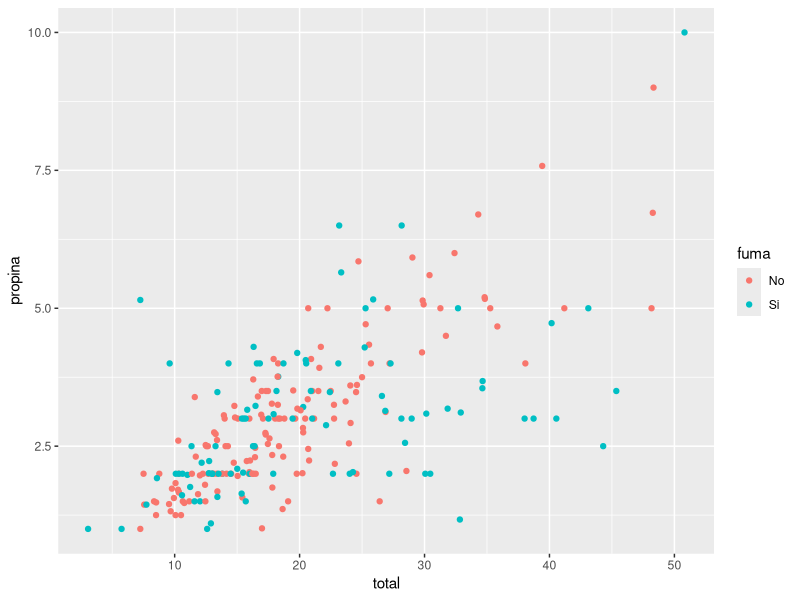
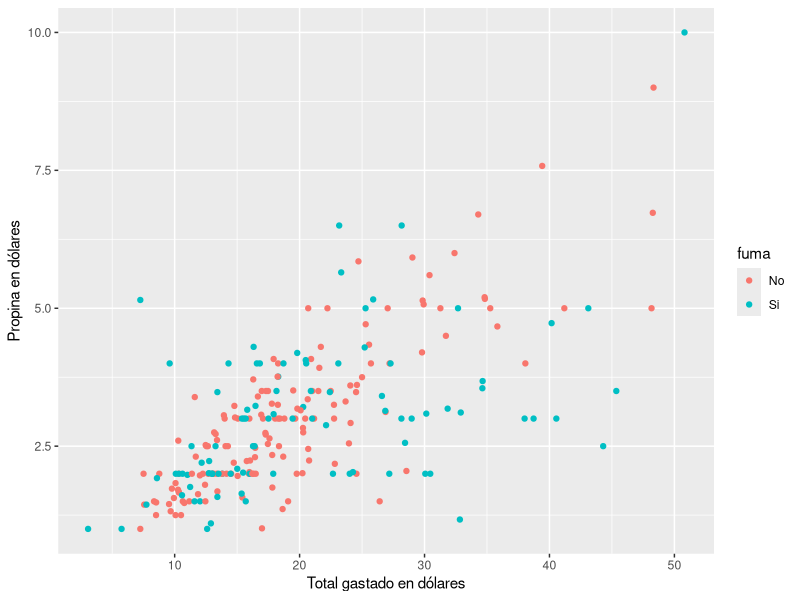
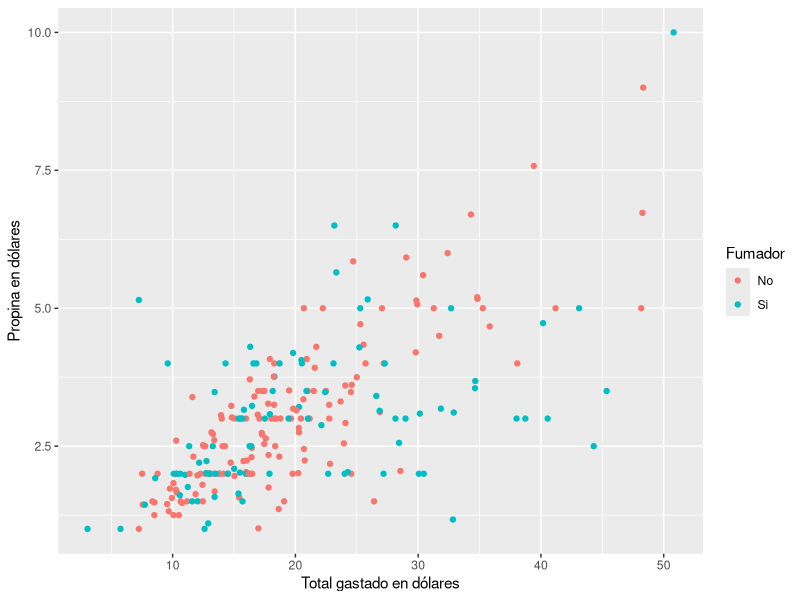
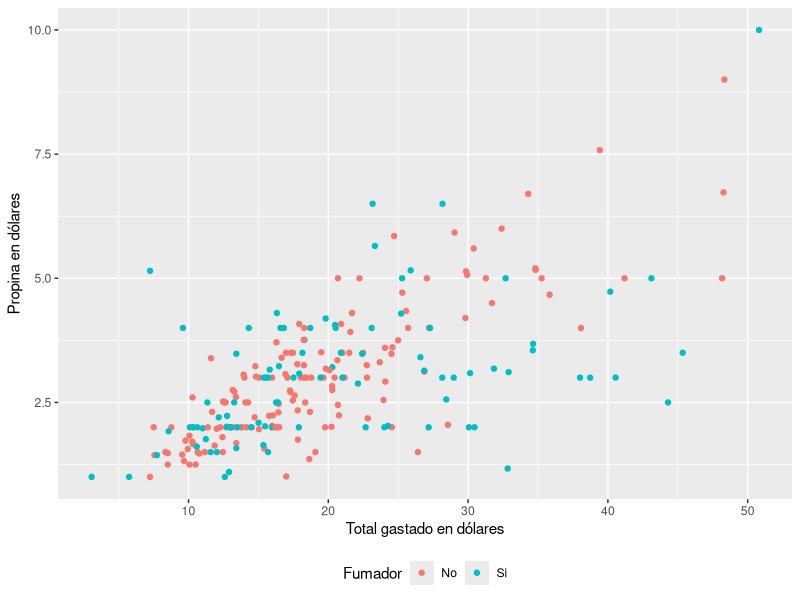
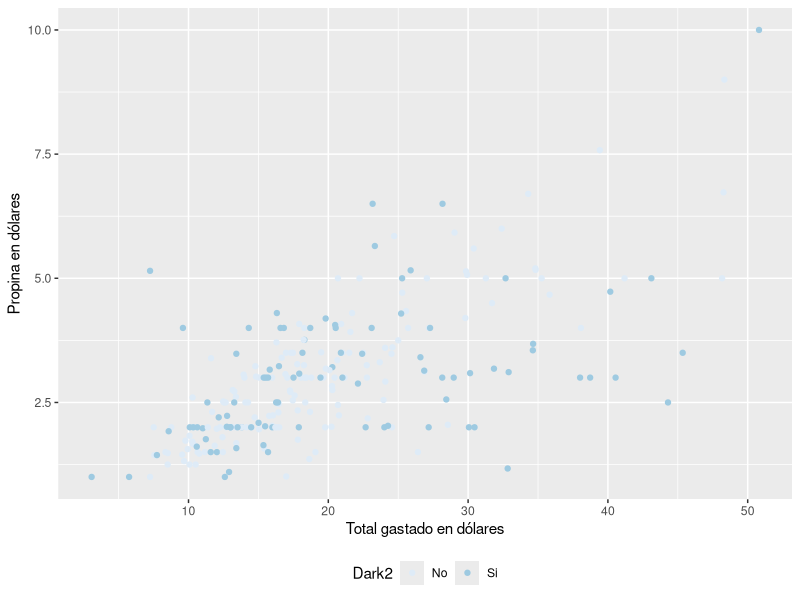
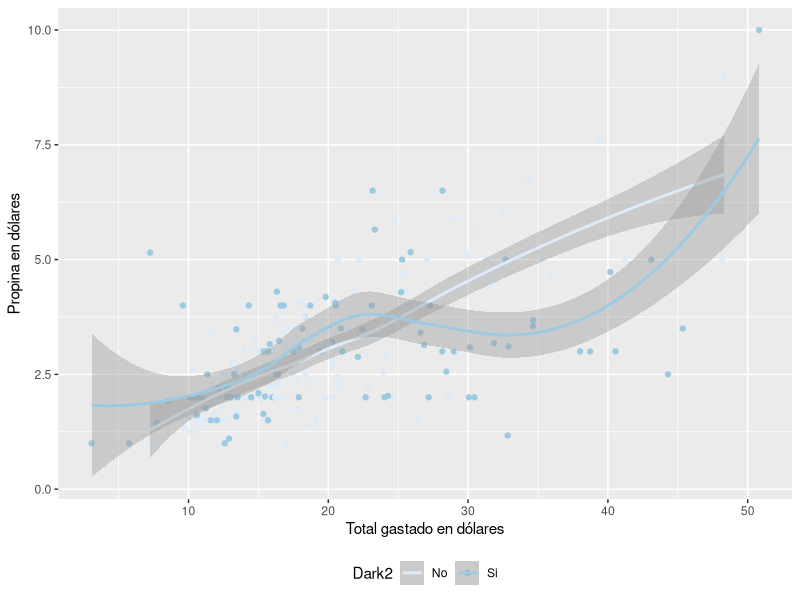
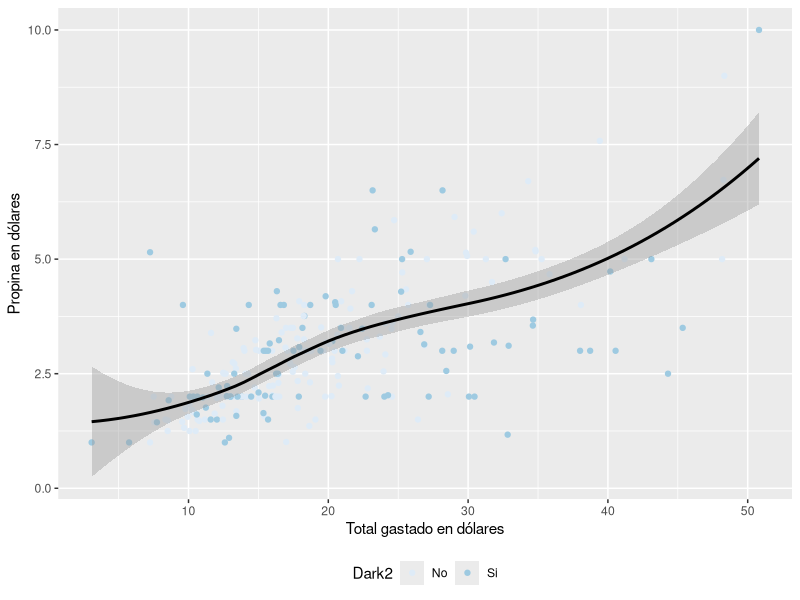
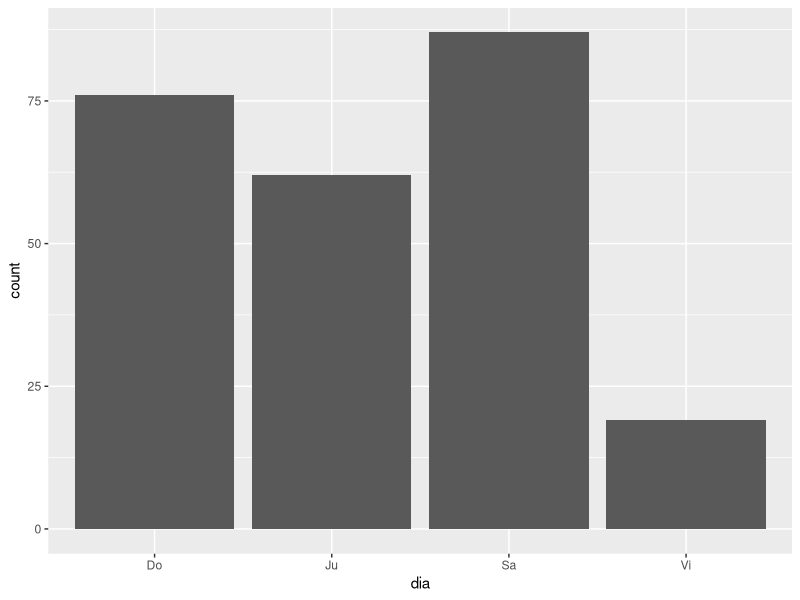

Recreate these plots in R, in order.
## ---- chunk 1
knitr::opts_chunk$set(echo = TRUE)
## ---- chunk 2
library(tidyverse)

propinas<- read.csv("propina.csv")

ggplot(propinas, aes(total, propina, colour = fuma))+
  geom_point()
   
## ---- chunk 3
library(tidyverse)

propinas<- read.csv("propina.csv")

ggplot(propinas, aes(total, propina, colour = fuma))+
  geom_point()+
   scale_x_continuous(name ="Total gastado en dólares") +
    scale_y_continuous(name = "Propina en dólares")
     

## ---- chunk 4
library(tidyverse)

propinas<- read.csv("propina.csv")

ggplot(propinas, aes(total, propina, colour = fuma))+
  geom_point()+
   scale_x_continuous(name ="Total gastado en dólares") +
    scale_y_continuous(name = "Propina en dólares")+
     scale_color_discrete(name = "Fumador")

## ---- chunk 5
library(tidyverse)

propinas<- read.csv("propina.csv")

ggplot(propinas, aes(total, propina, colour = fuma))+
  geom_point()+
   scale_x_continuous(name ="Total gastado en dólares") +
    scale_y_continuous(name = "Propina en dólares")+
     scale_color_discrete(name = "Fumador")+
      theme(legend.position = "bottom")

## ---- chunk 6
library(tidyverse)

propinas<- read.csv("propina.csv")

ggplot(propinas, aes(total, propina, colour = fuma))+
  geom_point()+
   scale_x_continuous(name ="Total gastado en dólares") +
    scale_y_continuous(name = "Propina en dólares")+
     scale_color_discrete(name = "Fumador")+
      theme(legend.position = "bottom")+
        scale_color_brewer("Dark2")

## ---- chunk 7
library(tidyverse)

propinas<- read.csv("propina.csv")

ggplot(propinas, aes(total, propina, colour = fuma))+
  geom_point()+
   scale_x_continuous(name ="Total gastado en dólares") +
    scale_y_continuous(name = "Propina en dólares")+
     scale_color_discrete(name = "Fumador")+
      theme(legend.position = "bottom")+
        scale_color_brewer("Dark2")+
  geom_smooth()

## ---- chunk 8
library(tidyverse)

propinas<- read.csv("propina.csv")

ggplot(propinas, aes(total, propina, colour = fuma))+
  geom_point()+
   scale_x_continuous(name ="Total gastado en dólares") +
    scale_y_continuous(name = "Propina en dólares")+
     scale_color_discrete(name = "Fumador")+
      theme(legend.position = "bottom")+
        scale_color_brewer("Dark2")+
  geom_smooth(colour="black")

## ---- chunk 9
library(tidyverse)

propinas<- read.csv("propina.csv")

ggplot(propinas, aes(x = dia))+
  geom_bar()

## ---- chunk 10
library(tidyverse)

propinas<- read.csv("propina.csv")

ggplot(propinas, aes(x = dia, fill="party"))+
  geom_bar()

